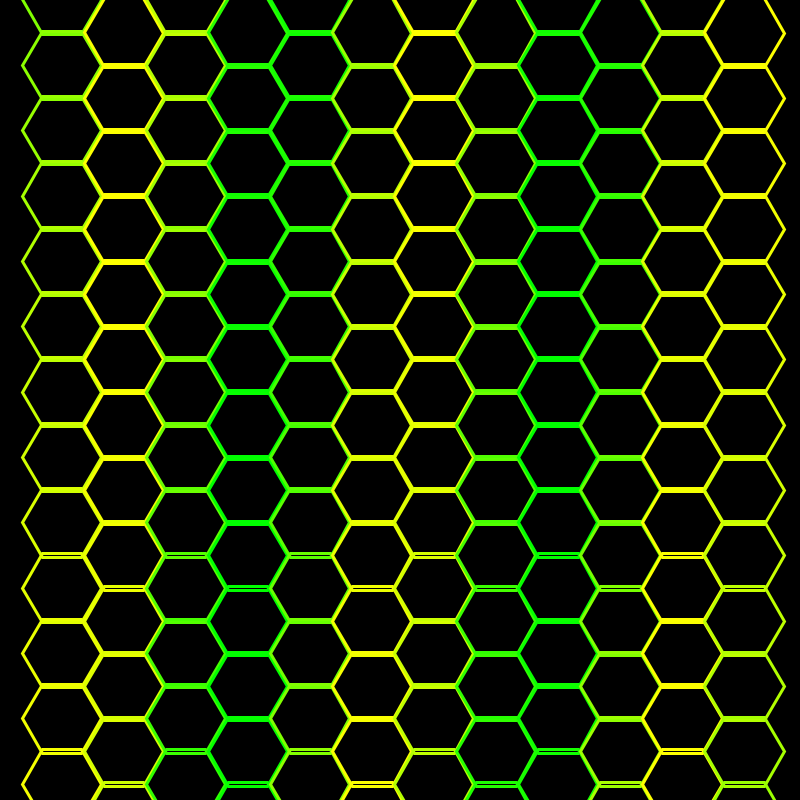
Frame 1 (no input)
Frame 60 (the mouse pressed at the canvas centre just before this capture): identical to frame 1, image omitted
Frame 120 (the mouse held since frame 60 and released just before this capture): identical to frame 1, image omitted

The Processing sketch that drew this single still picture (run headless with seeded random() and noise(); from frame 60 on, the mouse is pressed at the canvas centre):

// Processing sketch: Hex_Grid
// ── Hex_Grid.pde
ArrayList<Hex> hexagons;
int cols, rows, spaceCol, spaceRow;
float percent, angle;
void setup() {
  size(800, 800);
  cols = 12;
  rows = 12;
  spaceCol = width/cols;
  spaceRow = height/rows;
  percent = 6;
  angle = 0;
  hexagons = new ArrayList<Hex>();
  for (int x = 1; x <= cols; x++) {
    for (int y = 0; y <= rows; y++) {
      hexagons.add(new Hex(x*spaceCol*perDec(1, percent), 
        y*spaceRow*perDec(1, 1), spaceCol*.6, angle));
        angle+=.1;
    }
  }
  shiftPoints();
  background(0);
}

float perDec(float val, float percent_) {
  return (val-(val*(percent_/100)));
}

void shiftPoints() {
  int val = cols+1;
  for (int i = val; i < cols*rows; i+=val*2) {
    for (int j = i; j < i+val; j++) {
      Hex curr = hexagons.get(j);
      curr.y+=spaceRow/2;
      curr.calculate(curr.x, curr.y, curr.r);
    }
  }
}

void draw() {
  background(0);
  for (int i = 0; i < hexagons.size(); i++) {
    hexagons.get(i).drawHex();
  }
}
// ── Hex.pde
class Hex {
  PVector[] pos;
  float x, y, r, ang, angVel;
  color c;
  Hex(float x_, float y_, float r_, float angVel_) {
    pos = new PVector[6];
    x = x_;
    y = y_ - r_;
    r = r_;
    calculate(x, y, r);
    c = color(map(sin(angVel_), -1, 1, 0, 255), 255, 0);
    ang = PI/2;
  }

  void calculate(float x, float y, float r) {
    pos[0] = new PVector(x, y);
    pos[1] = new PVector(pos[0].x + sin(PI/3)*r, pos[0].y + cos(PI/3)*r);
    pos[2] = new PVector(pos[1].x, pos[1].y+r);
    pos[3] = new PVector(pos[0].x, pos[0].y + 2*r);
    pos[4] = new PVector(pos[0].x - sin(PI/3)*r, pos[2].y);
    pos[5] = new PVector(pos[4].x, pos[1].y);
  }

  void drawHex() {
    pushMatrix();
    translate(x, y + r);
    calculate(0, 0 - r, r);
    rotate(ang);
    beginShape();
    noFill(); 
    strokeWeight(3);
    stroke(c);
    vertex(pos[0].x, pos[0].y);
    vertex(pos[1].x, pos[1].y);
    vertex(pos[2].x, pos[2].y);
    vertex(pos[3].x, pos[3].y);
    vertex(pos[4].x, pos[4].y);
    vertex(pos[5].x, pos[5].y);
    endShape(CLOSE);
    popMatrix();
    ang+=angVel;
  }
}
